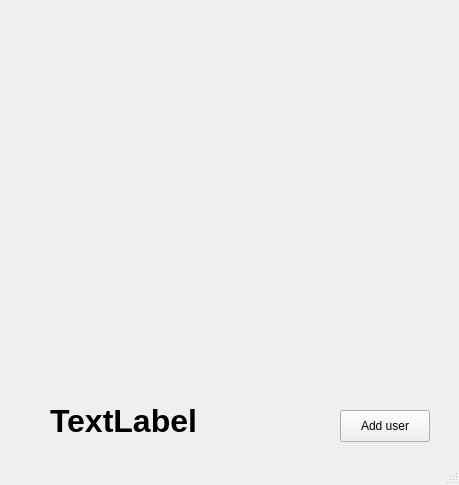
<?xml version="1.0" encoding="UTF-8"?>
<ui version="4.0">
 <class>MainWindow</class>
 <widget class="QMainWindow" name="MainWindow">
  <property name="geometry">
   <rect>
    <x>0</x>
    <y>0</y>
    <width>459</width>
    <height>485</height>
   </rect>
  </property>
  <property name="windowTitle">
   <string>Face Authenticator</string>
  </property>
  <property name="windowIcon">
   <iconset>
    <normaloff>face-authenticator/data/gui_images/icon.png</normaloff>face-authenticator/data/gui_images/icon.png</iconset>
  </property>
  <widget class="QWidget" name="centralwidget">
   <widget class="QLabel" name="cam">
    <property name="geometry">
     <rect>
      <x>50</x>
      <y>30</y>
      <width>361</width>
      <height>321</height>
     </rect>
    </property>
    <property name="text">
     <string/>
    </property>
    <property name="pixmap">
     <pixmap>face-authenticator/data/gui_images/webcam.png</pixmap>
    </property>
    <property name="scaledContents">
     <bool>true</bool>
    </property>
   </widget>
   <widget class="QLabel" name="image_result">
    <property name="geometry">
     <rect>
      <x>190</x>
      <y>400</y>
      <width>61</width>
      <height>61</height>
     </rect>
    </property>
    <property name="text">
     <string/>
    </property>
    <property name="pixmap">
     <pixmap>face-authenticator/data/gui_images/check.png</pixmap>
    </property>
    <property name="scaledContents">
     <bool>true</bool>
    </property>
   </widget>
   <widget class="QLabel" name="text_result">
    <property name="geometry">
     <rect>
      <x>50</x>
      <y>400</y>
      <width>301</width>
      <height>41</height>
     </rect>
    </property>
    <property name="font">
     <font>
      <pointsize>24</pointsize>
      <weight>75</weight>
      <bold>true</bold>
     </font>
    </property>
    <property name="text">
     <string>TextLabel</string>
    </property>
   </widget>
   <widget class="QPushButton" name="pushButton">
    <property name="geometry">
     <rect>
      <x>340</x>
      <y>410</y>
      <width>90</width>
      <height>32</height>
     </rect>
    </property>
    <property name="text">
     <string>Add user</string>
    </property>
   </widget>
  </widget>
  <widget class="QStatusBar" name="statusbar"/>
 </widget>
 <resources/>
 <connections/>
</ui>
